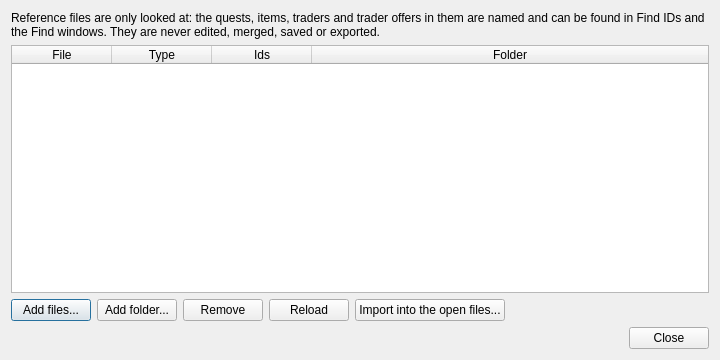
<?xml version="1.0" encoding="UTF-8"?>
<ui version="4.0">
 <class>ReferencesForm</class>
 <widget class="QDialog" name="ReferencesForm">
  <property name="windowTitle">
   <string>Reference files</string>
  </property>
  <property name="minimumSize">
   <size>
    <width>720</width>
    <height>360</height>
   </size>
  </property>
  <layout class="QVBoxLayout" name="verticalLayout">
   <item>
    <widget class="QLabel" name="hint">
     <property name="text">
      <string>Reference files are only looked at: the quests, items, traders and trader offers in them are named and can be found in Find IDs and the Find windows. They are never edited, merged, saved or exported.</string>
     </property>
     <property name="wordWrap">
      <bool>true</bool>
     </property>
    </widget>
   </item>
   <item>
    <widget class="QTableWidget" name="table">
     <property name="editTriggers">
      <set>QAbstractItemView::NoEditTriggers</set>
     </property>
     <property name="selectionBehavior">
      <enum>QAbstractItemView::SelectRows</enum>
     </property>
     <property name="selectionMode">
      <enum>QAbstractItemView::ExtendedSelection</enum>
     </property>
     <attribute name="horizontalHeaderStretchLastSection">
      <bool>true</bool>
     </attribute>
     <attribute name="verticalHeaderVisible">
      <bool>false</bool>
     </attribute>
     <column>
      <property name="text">
       <string>File</string>
      </property>
     </column>
     <column>
      <property name="text">
       <string>Type</string>
      </property>
     </column>
     <column>
      <property name="text">
       <string>Ids</string>
      </property>
     </column>
     <column>
      <property name="text">
       <string>Folder</string>
      </property>
     </column>
    </widget>
   </item>
   <item>
    <layout class="QHBoxLayout" name="buttonRow">
     <item>
      <widget class="QPushButton" name="addFilesButton">
       <property name="text">
        <string>Add files...</string>
       </property>
      </widget>
     </item>
     <item>
      <widget class="QPushButton" name="addFolderButton">
       <property name="text">
        <string>Add folder...</string>
       </property>
      </widget>
     </item>
     <item>
      <widget class="QPushButton" name="removeButton">
       <property name="text">
        <string>Remove</string>
       </property>
      </widget>
     </item>
     <item>
      <widget class="QPushButton" name="reloadButton">
       <property name="text">
        <string>Reload</string>
       </property>
      </widget>
     </item>
     <item>
      <widget class="QPushButton" name="importButton">
       <property name="toolTip">
        <string>Merge the selected quest, locale or trader assort files into the files you have open</string>
       </property>
       <property name="text">
        <string>Import into the open files...</string>
       </property>
      </widget>
     </item>
     <item>
      <spacer name="spacer">
       <property name="orientation">
        <enum>Qt::Horizontal</enum>
       </property>
       <property name="sizeHint" stdset="0">
        <size>
         <width>40</width>
         <height>20</height>
        </size>
       </property>
      </spacer>
     </item>
    </layout>
   </item>
   <item>
    <widget class="QDialogButtonBox" name="buttons">
     <property name="standardButtons">
      <set>QDialogButtonBox::Close</set>
     </property>
    </widget>
   </item>
  </layout>
 </widget>
 <resources/>
 <connections>
  <connection>
   <sender>buttons</sender>
   <signal>rejected()</signal>
   <receiver>ReferencesForm</receiver>
   <slot>reject()</slot>
  </connection>
 </connections>
</ui>
